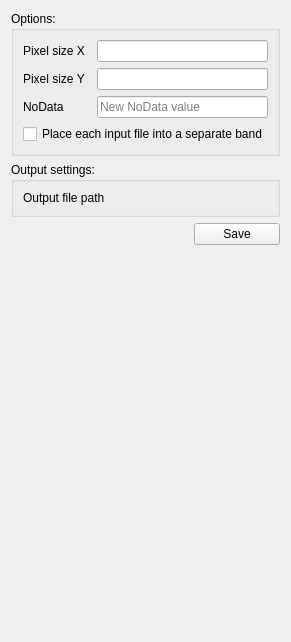
<?xml version="1.0" encoding="UTF-8"?>
<ui version="4.0">
 <class>MergeWidget</class>
 <widget class="QWidget" name="MergeWidget">
  <layout class="QGridLayout" name="gridLayout_30">
   <item row="2" column="2">
    <widget class="QPushButton" name="merge_save_btn">
     <property name="maximumSize">
      <size>
       <width>136</width>
       <height>22</height>
      </size>
     </property>
     <property name="text">
      <string>Save</string>
     </property>
    </widget>
   </item>
   <item row="3" column="1">
    <spacer name="verticalSpacer_5">
     <property name="orientation">
      <enum>Qt::Vertical</enum>
     </property>
     <property name="sizeHint" stdset="0">
      <size>
       <width>20</width>
       <height>386</height>
      </size>
     </property>
    </spacer>
   </item>
   <item row="0" column="0" colspan="3">
    <widget class="QGroupBox" name="transform_options_groupBox_2">
     <property name="title">
      <string>Options:</string>
     </property>
     <layout class="QGridLayout" name="gridLayout_26">
      <item row="1" column="0">
       <widget class="QLabel" name="merge_piksel_y_label">
        <property name="toolTip">
         <string>If not specified the Coordinate system found in the input layers will be used.</string>
        </property>
        <property name="text">
         <string>Pixel size Y</string>
        </property>
       </widget>
      </item>
      <item row="2" column="0">
       <widget class="QLabel" name="merge_nodata_label">
        <property name="text">
         <string>NoData</string>
        </property>
       </widget>
      </item>
      <item row="3" column="0" colspan="3">
       <widget class="QCheckBox" name="separate_checkBox">
        <property name="text">
         <string>Place each input file into a separate band</string>
        </property>
       </widget>
      </item>
      <item row="1" column="2">
       <widget class="QLineEdit" name="pixel_y_lineEdit" />
      </item>
      <item row="0" column="0">
       <widget class="QLabel" name="merge_piksel_label">
        <property name="toolTip">
         <string>If not specified the Coordinate system found in the input layers will be used.</string>
        </property>
        <property name="text">
         <string>Pixel size X</string>
        </property>
       </widget>
      </item>
      <item row="0" column="2">
       <widget class="QLineEdit" name="pixel_x_lineEdit" />
      </item>
      <item row="2" column="2">
       <widget class="QLineEdit" name="merge_nodata_lineEdit">
        <property name="placeholderText">
         <string>New NoData value</string>
        </property>
       </widget>
      </item>
     </layout>
    </widget>
   </item>
   <item row="1" column="0" colspan="3">
    <widget class="QGroupBox" name="merge_outfile_groupBox">
     <property name="title">
      <string>Output settings:</string>
     </property>
     <layout class="QGridLayout" name="gridLayout_11">
      <item row="0" column="0">
       <widget class="QLabel" name="merge_outfile_label">
        <property name="text">
         <string>Output file path</string>
        </property>
       </widget>
      </item>
     </layout>
    </widget>
   </item>
  </layout>
 </widget>
 <resources />
 <connections />
</ui>
